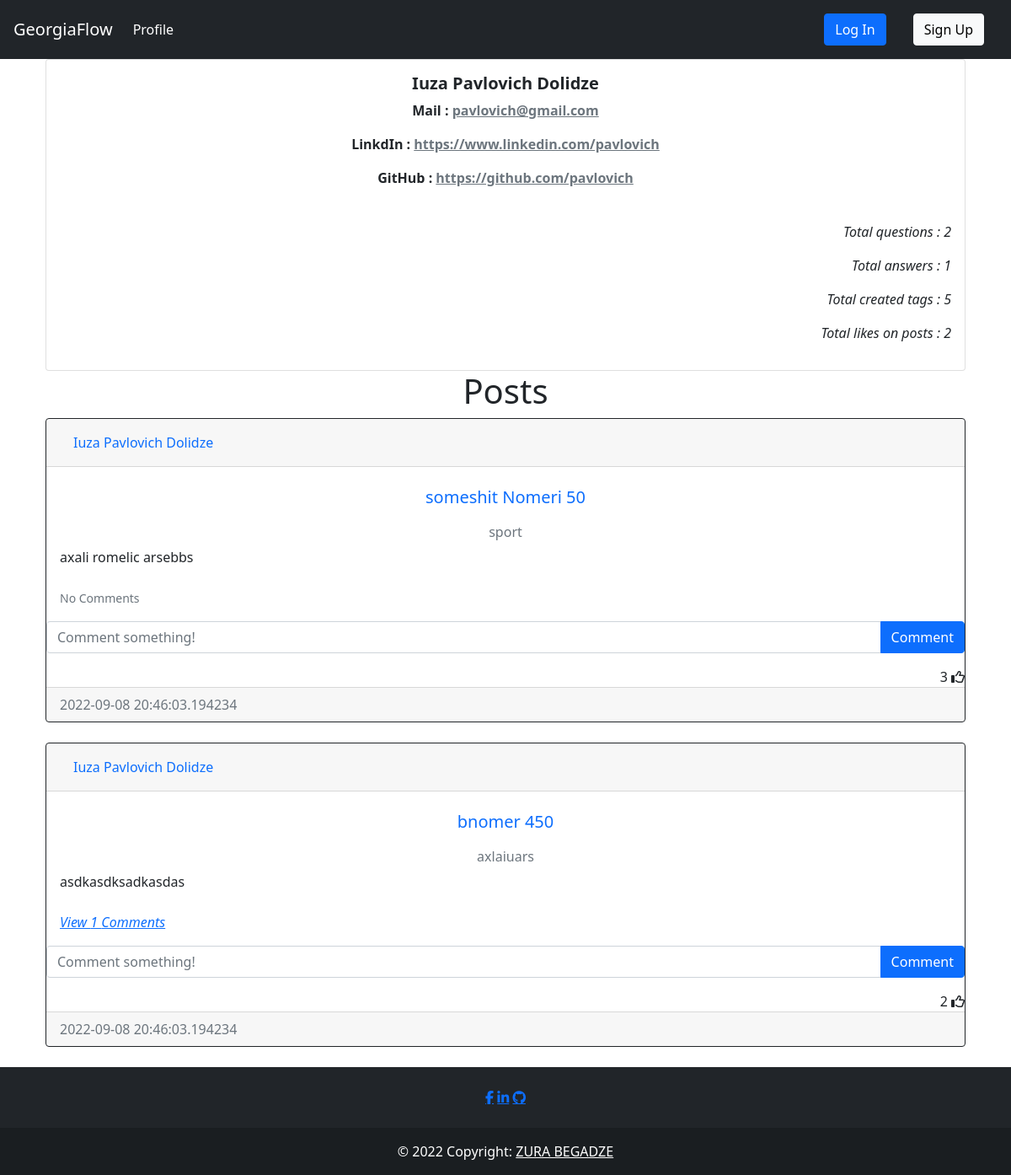
Page /user/8 on the committed database.
### auth/models.py (models this page shows, shortened)
class User(db.Model, UserMixin):
    __tablename__ = 'user'
    id = db.Column(db.Integer, primary_key=True)
    fullname = db.Column(db.String(200), nullable = False, index=True)
    email = db.Column(db.String(100), nullable = False, unique = True, index=True)
    linkedin = db.Column(db.String(50), unique=True, nullable = False)
    github = db.Column(db.String(45), unique=True, nullable = False)
    date_created = db.Column(db.DateTime, default = datetime.utcnow())
    password_hash = db.Column(db.String(128))
    posts = db.relationship('Post', backref='user', passive_deletes=True)
    tags = db.relationship('Tag', backref='user', passive_deletes=True)
    comments = db.relationship('Comment', backref='user', passive_deletes=True)
    likes = db.relationship('Like', backref='user', passive_deletes=True)

### question/models.py (models this page shows, shortened)
class Post(db.Model):
    __tablename__='post'
    id = db.Column(db.Integer, primary_key=True)
    heading = db.Column(db.String(50), nullable = False, index=True, unique=True)
    text = db.Column(db.Text, nullable=False)
    date_created = db.Column(db.DateTime, default = datetime.utcnow())
    tags = db.Column(db.String, db.ForeignKey('tag.name', ondelete="CASCADE"), unique=False, nullable=False)
    author = db.Column(db.Integer, db.ForeignKey('user.id', ondelete="CASCADE"), nullable=False)
    comments = db.relationship('Comment', backref='post', passive_deletes=True)
    likes = db.relationship('Like', backref='post', passive_deletes=True)

### auth/views.py (the view, shortened to what this page needs)
@auth.route('/user/<user_id>', methods=['GET', 'POST'])
def get_user(user_id):
    user = User.query.filter_by(id = user_id).first()
    tags = Tag.query.order_by(Tag.name).all()
    form = questionForm()
    total_likes = 0
    if user.posts:
        for likes in user.posts:
            total_likes+=1
    return render_template("profile.html", user = user, form=form, total_likes = total_likes, tags = tags)

### question/forms.py
class questionForm(FlaskForm):
    heading = StringField('heading', [Length(min=2, max=50), DataRequired(message='Question ')])
    text = TextAreaField('Question', [Length(min=2, max=1000), DataRequired(message='description')])
    ask = SubmitField("ASK")

### templates/profile.html (shortened to what this page needs)
{% extends 'base.html' %}
{% block content %}
    <div class="card text-center">
        <div class="card-body">
            <h5 class="card-title fw-bolder">{{user.fullname}}</h5>
            <p class="card-text fw-semibold">Mail : <a class="link-secondary" target="_blank" href="mailto:{{user.email}}">{{user.email}}</a></p>
            <p type="url" class="card-text fw-semibold" >LinkdIn : <a target="_blank" href="{{user.linkedin}}" class="link-secondary">{{user.linkedin}}</a></p>
            <p type="url" class="card-text fw-semibold">GitHub : <a target="_blank" href="{{user.github}}" class="link-secondary">{{user.github}}</a></p>
            <br />
            <p type="url" class="fw-normal text-right fst-italic">Total questions : {{user.posts|length}} </p>
            <p type="url" class="fw-normal text-right fst-italic">Total answers : {{user.comments|length}} </p>
            <p type="url" class="fw-normal text-right fst-italic">Total created tags : {{user.tags|length}} </p>
            {%if total_likes%}
            <p type="url" class="fw-normal text-right fst-italic">Total likes on posts : {{total_likes}} </p>
            {%else%}
            <p type="url" class="fw-normal text-right fst-italic">Total likes on posts : 0 </p>
            {%endif%}
        </div>
    </div>
    <h1 align="center">{% block header %}Posts{% endblock %}</h1>
    <div id="posts">
    {% for post in user.posts %}
    <div class="card border-dark">
        <div class="card-header d-flex justify-content-between align-items-center">
            <a class="nav-item nav-link active" href="{{ url_for('auth.get_user', user_id=post.user.id) }}">{{post.user.fullname}}</a>
            <br />
        </div>
        <div class="card-body">
            <a class="card-title nav-item nav-link text-center" href="{{ url_for('post.post_detail', post_id=post.id) }}"><h5 >{{post.heading}}</h5></a>
            <h6 class="card-subtitle mb-2 text-muted text-center">{{post.tags}}</h6>
            <div class="card-text ">{{post.text}}</div>
            <br />
            <p class="card-text">
                {% if post.comments|length > 0 %}
                <a data-bs-toggle="collapse" href="#comments-{{post.id}}" role="button">
                <cite title="Source" >View {{post.comments|length}} Comments</cite>
                </a>
                {% else %}
                <small class="text-muted">No Comments</small>
                {% endif %}
            </p>
        </div>
        <form class="input-group mb-3" method="POST" action="/create-comment/{{post.id}}" >
            <input type="text" id="text"  name="text" class="form-control" placeholder="Comment something!" />
            <button type="submit" class="btn btn-primary">Comment</button>
        </form>
        <div class="text-right">
            <span id="likes-count-{{post.id}}">{{ post.likes|length }}</span>
            {% if current_user.id in post.likes|map(attribute="author")|list %}
            <i class="fas fa-thumbs-up" id="like-button-{{post.id}}" onclick="like('{{post.id}}')"></i>
            {% else %}
            <i class="far fa-thumbs-up" id="like-button-{{post.id}}" onclick="like('{{post.id}}')"></i>
            {% endif %}
        </div>
        <div class="card-footer text-muted">{{post.date_created}}</div>
    </div>
    <br/ > {% endfor %}
    </div>
{% endblock %}

### rows in the picture
User: fullname "Iuza Pavlovich Dolidze", email "pavlovich@gmail.com", linkedin "https://www.linkedin.com/pavlovich", github "https://github.com/pavlovich"
Post: user.fullname "Iuza Pavlovich Dolidze", heading "someshit Nomeri 50", tags "sport", text "axali romelic arsebbs", shows "No Comments", likes|length "3", date_created "2022-09-08 20:46:03.194234"
Post: user.fullname "Iuza Pavlovich Dolidze", heading "bnomer 450", tags "axlaiuars", text "asdkasdksadkasdas", comments|length "1", likes|length "2", date_created "2022-09-08 20:46:03.194234"

### other values in the picture
{{ user.posts|length }} "2"
{{ user.comments|length }} "1"
{{ user.tags|length }} "5"
{{ total_likes }} "2"
